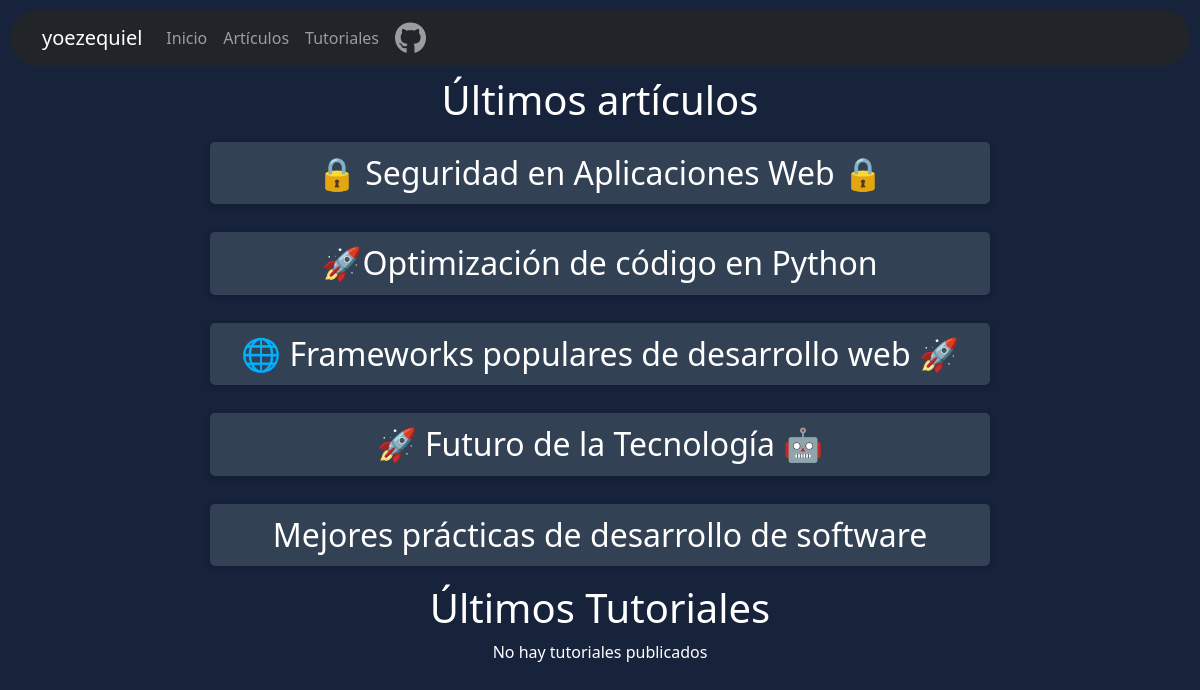
The page / on the database its author committed.
### tables this page shows
CREATE TABLE articles (
                    id INTEGER PRIMARY KEY AUTOINCREMENT,
                    title TEXT NOT NULL,
                    content TEXT NOT NULL,
                    image TEXT
                , type TEXT NOT NULL DEFAULT 'article', tags TEXT);

### app.py (the view)
@app.route('/')
def index():
    conn = get_db_connection()
    if conn:
        try:
            cursor = conn.cursor()
            cursor.execute("SELECT * FROM articles WHERE type='article' ORDER BY id DESC LIMIT 5")
            latest_articles = cursor.fetchall()
            cursor.execute("SELECT * FROM articles WHERE type='tutorial' ORDER BY id DESC LIMIT 5")
            latest_tutorials = cursor.fetchall()
            cursor.close()
            conn.close()
            if len(latest_articles) == 0 and len(latest_tutorials) == 0:
                message = "No hay artículos publicados aún"
            else:
                message = ""
            return render_template('index.html', articles=latest_articles, tutorials=latest_tutorials, message=message)
        except sqlite3.Error as e:
            print(e)
            return "Error en la conexión a la base de datos"
    else:
        return "Error en la conexión a la base de datos"

### app.py (called while the page is built)
def get_db_connection():
    try:
        conn = sqlite3.connect('blog.db')
        return conn
    except sqlite3.Error as e:
        print(e)
        return None

### templates/index.html (shortened to what this page needs)
{% extends 'base.html' %}
{% block content %}
<link rel="stylesheet" href="{{ url_for('static', filename='css/index.css') }}">
<h1>Últimos artículos</h1>
{% if articles %}
    {% for article in articles %}
    <div class="article">
        <h2><a id="a" href="{{ url_for('view_article', article_id=article[0]) }}">{{ article[1] }}</a></h2>
    </div>
    {% endfor %}
{% else %}
    <p>No hay artículos publicados</p>
{% endif %}
<h1>Últimos Tutoriales</h1>
{% if tutorials %}
    {% for tutorial in tutorials %}
    <div class="article">
        <h2><a id="a" href="{{ url_for('view_article', article_id=tutorial[0]) }}">{{ tutorial[1] }}</a></h2>
    </div>
    {% endfor %}
{% else %}
    <p>No hay tutoriales publicados</p>
{% endif %}
{% endblock %}

### static/css/base.css (style rules this page uses)
body { background-color: rgb(23, 34, 59); color: white; text-align: center; }

### static/css/index.css (style rules this page uses)
.article { padding: 10px; margin-bottom: 20px; transition: transform 0.3s ease-in-out; border-radius: 8px; max-width: 800px; margin: 0 auto; }
#a { display: block; text-decoration: none; color: white; font-weight: 400; background-color: rgb(51, 65, 85); box-shadow: 0 2px 6px rgba(0, 0, 0, 0.2); padding: 12px 20px; border-radius: 5px; width: 100%; }

### rows shown on the page
articles: title "🔒 Seguridad en Aplicaciones Web 🔒"
articles: title "🚀Optimización de código en Python"
articles: title "🌐 Frameworks populares de desarrollo web 🚀"
articles: title "🚀 Futuro de la Tecnología 🤖"
articles: title "Mejores prácticas de desarrollo de software"
